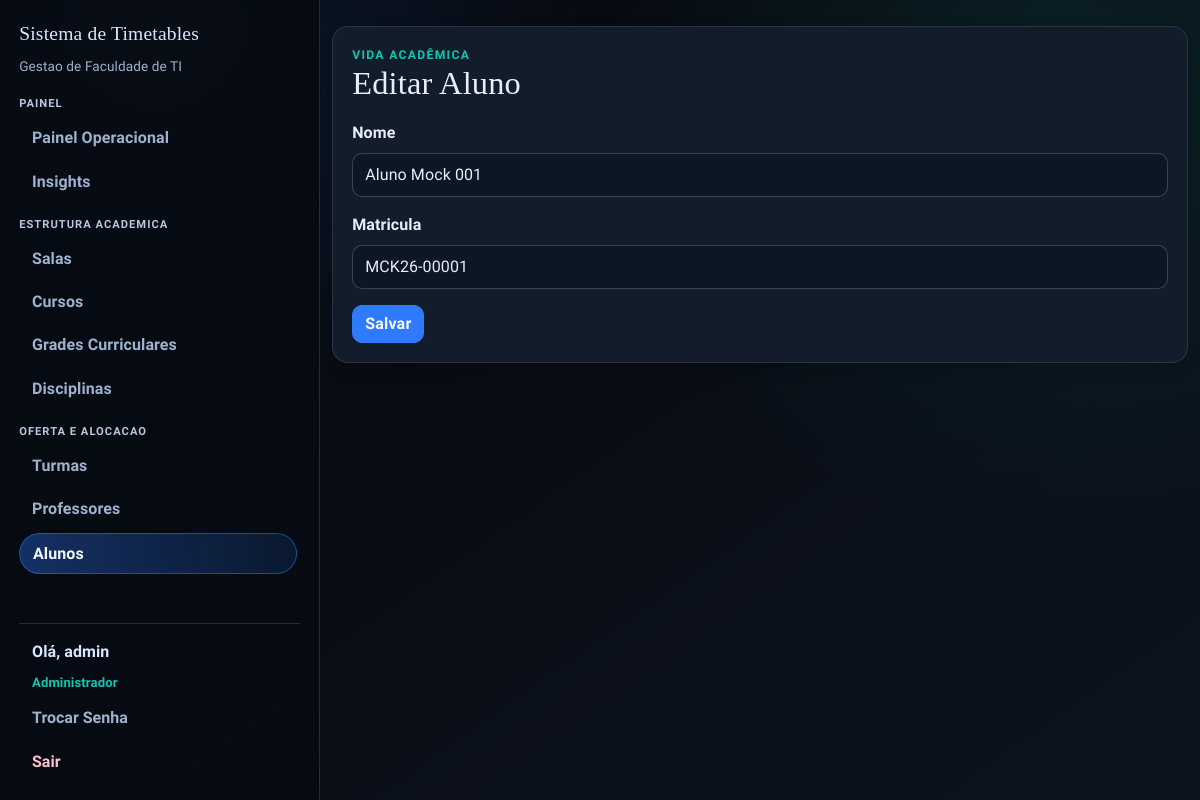
Before: /aluno/edit/1 (signed in) with the older database file.
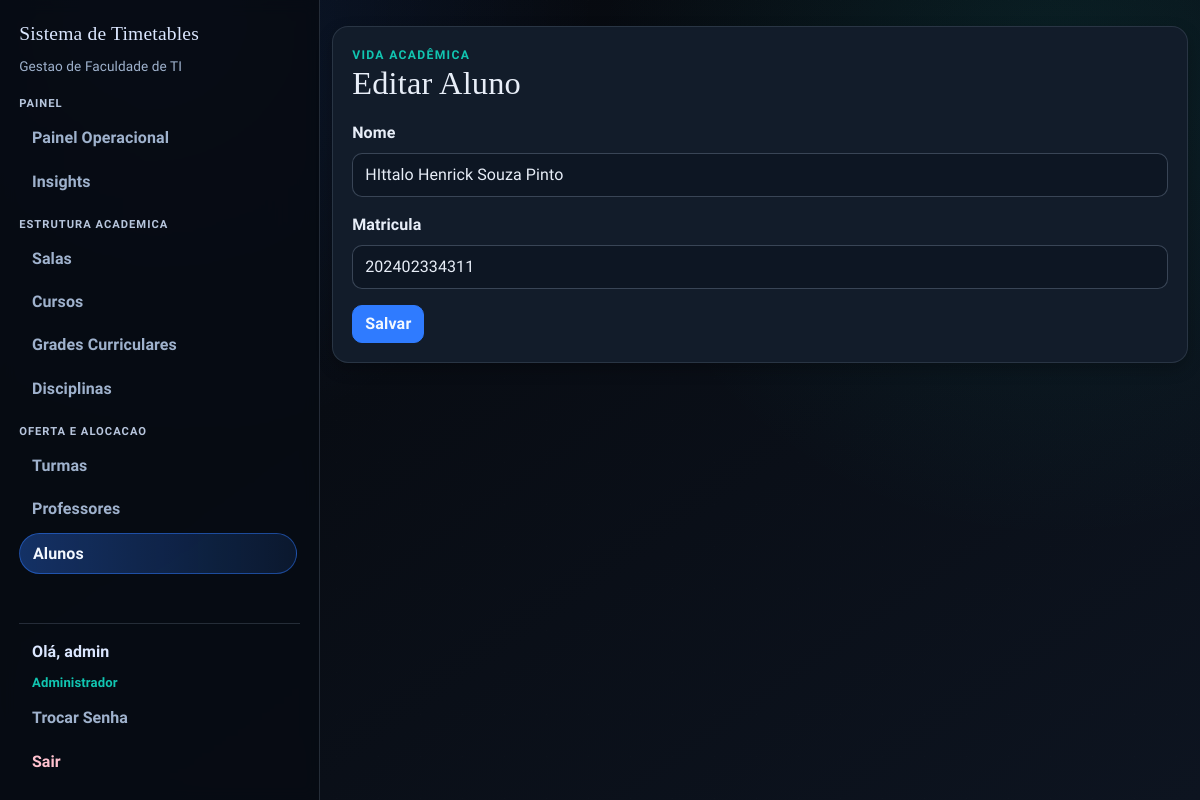
After: the same page with the newer database file.
### app/models.py (models this page shows)
class Aluno(db.Model):
    id = db.Column(db.Integer, primary_key=True)
    nome = db.Column(db.String(120), nullable=False)
    matricula = db.Column(db.String(30), unique=True, nullable=False)
    created_at = db.Column(db.DateTime(timezone=True), nullable=False, default=utc_now)

### app/routes/admin.py (the view, shortened to what this page needs)
@bp.route("/aluno/edit/<int:id>", methods=["GET", "POST"])
@login_required
@admin_required
def edit_aluno(id):
    aluno = db.get_or_404(Aluno, id)
    form = AlunoForm()
    if request.method == "GET":
        form.nome.data = aluno.nome
        form.matricula.data = aluno.matricula
    return render_template("aluno_form.html", form=form, title="Editar Aluno")

### app/forms.py
class AlunoForm(FlaskForm):
    nome = StringField("Nome", validators=[DataRequired(), Length(min=2, max=120)])
    matricula = StringField("Matricula", validators=[DataRequired(), Length(min=2, max=30)])
    submit = SubmitField("Salvar")

### app/models.py (called while the page is built)
@login_manager.user_loader
def load_user(user_id):
    return db.session.get(User, int(user_id))

    def is_admin(self):
        return self.role == 'admin'

### app/routes/helpers.py (called while the page is built)
def admin_required_redirect():
    if getattr(current_user, "is_authenticated", False) and current_user.is_admin():
        return None
    flash("Acesso restrito ao administrador.", "danger")
    return redirect(url_for("main.index"))

def admin_required(view_func):
    @wraps(view_func)
    def wrapper(*args, **kwargs):
        guard = admin_required_redirect()
        if guard:
            return guard
        return view_func(*args, **kwargs)
    return wrapper

### templates/aluno_form.html (shortened to what this page needs)
{% extends "base.html" %}
{% from "_form_helpers.html" import render_field %}
{% block content %}
<section class="surface form-shell stagger-in">
  <div class="page-head">
    <div>
      <p class="eyebrow">Vida Acadêmica</p>
      <h1>{{ title }}</h1>
    </div>
  </div>
  <form method="POST" novalidate>
    {{ render_field(form.nome) }}
    {{ render_field(form.matricula) }}
    {{ form.submit(class="btn btn-primary") }}
  </form>
</section>
{% endblock %}

### templates/_form_helpers.html (shortened to what this page needs)
{% macro render_field(field, class_name='form-control') %}
<div class="mb-3">
  {{ field.label(class="form-label") }}
  {% if field.type in ['SelectField', 'SelectMultipleField'] %}
  {% set base_class = 'form-select' %}
  {% else %}
  {% set base_class = class_name %}
  {% endif %}
  {% set field_class = base_class + (' is-invalid' if field.errors else '') %}
  {{ field(class=field_class) }}
</div>
{% endmacro %}

Changed rows visible on the page:
changed Aluno: nome "Aluno Mock 001" → "HIttalo Henrick Souza Pinto"; matricula "MCK26-00001" → "202402334311"
